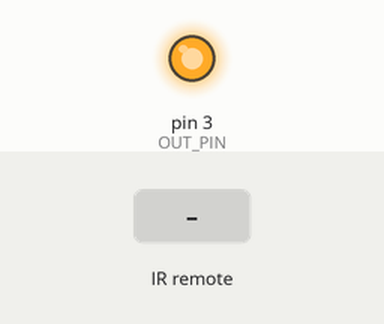
This sketch was run on a simulated Arduino Uno, built with avr-gcc and run on an emulated ATmega328P. Parts: output pins drawn as LEDs (lit = HIGH). Inputs (shaded band) come from the test bench.

Above: at 1.2 s.
1.3 s: infrared code 0xFF38C7 received
At 2.7 s:
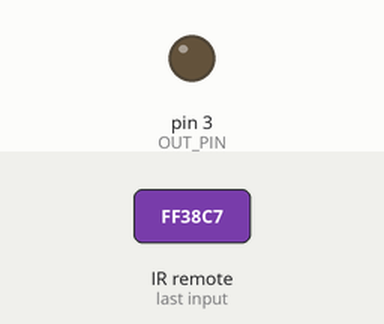
Timing chart, 0 to 4.3 s (numbered marks = the images above; inputs shaded):
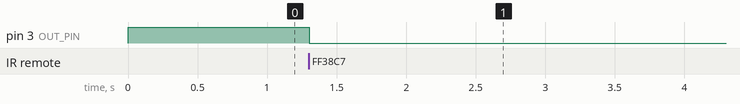

The sketch:

IR_Remote_Demo.ino
```cpp
#include <IRremote.h>

#define RECV_PIN 2
#define OUT_PIN 3

IRrecv irrecv(RECV_PIN);

int outputValue = HIGH;
decode_results results;

void setup()
{
  pinMode(OUT_PIN,OUTPUT);
  digitalWrite(OUT_PIN, outputValue);
  irrecv.enableIRIn(); // Start the receiver
}


void loop()
{
  if (irrecv.decode(&results))
  {
    if (results.value == 0xFF38C7) //0xFF38C7 //0x57E3E817
    {
      outputValue = !outputValue;
      digitalWrite(OUT_PIN, outputValue);
    }
    irrecv.resume(); // Receive the next value
  }
  delay(100);
}
```

Measured:
- after the input at 1.3 s, pin 3 (OUT_PIN): HIGH → LOW at once
